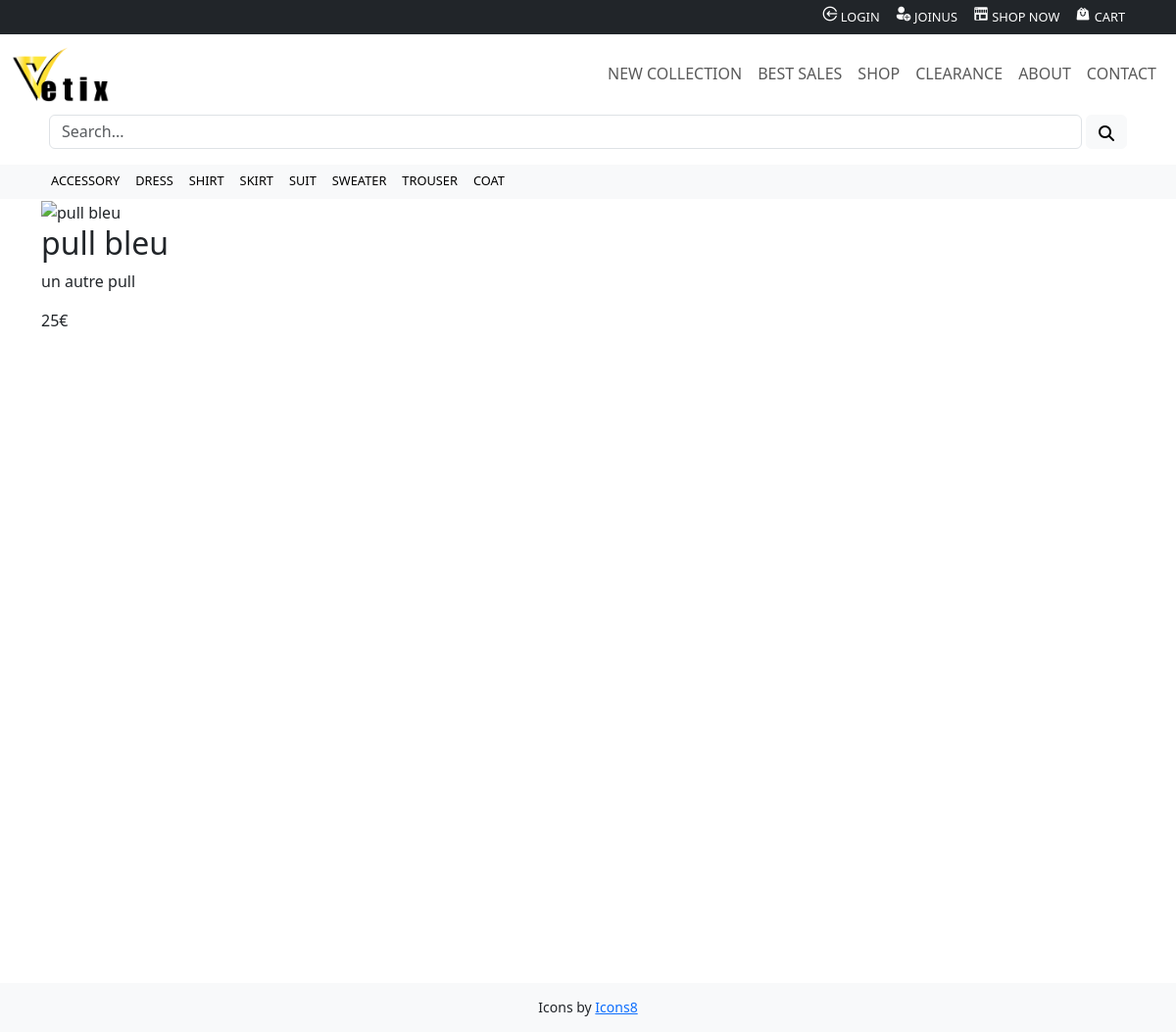
The app's page /product.php?id=3 with its own data.
### tables this page shows
CREATE TABLE `product` (
  `id_product` int(11) NOT NULL,
  `title` varchar(255) NOT NULL,
  `description` text NOT NULL,
  `image` varchar(255) NOT NULL,
  `price` int(11) NOT NULL,
  `sales` tinyint(1) NOT NULL DEFAULT 0
);

### inc/class/Model.php (called while the page is built, shortened)
<?php
abstract class Model
{
    public function __construct()
    {
        $host = 'localhost';
        $dbname = 'boutique';
        $dbUser = 'root';
        $dbPass = '';
        try {
            $this->bdd = new PDO("mysql:host=$host;dbname=$dbname;charset=utf8", $dbUser, $dbPass);
        } catch (PDOException $e) {
            echo "Erreur : " . $e->getMessage();
            die();
        }
    }
}

### inc/class/Product.php (called while the page is built, shortened)
<?php
require_once "Model.php";
class Product extends Model{
    protected $bdd;
    protected $tablename = "product";
    public function getProductInfo($id) {
        $query = $this->bdd->prepare("SELECT * FROM $this->tablename WHERE id_product = :id");
        $query->execute([':id' => $id]);
        $result = $query->fetch(PDO::FETCH_ASSOC);
        return $result;
    }
}
?>

### product.php (the view, shortened to what this page needs)
<!DOCTYPE html>
<html lang="fr">
<head>
    <link rel="stylesheet" href="inc/css/style.css">
    <link rel="stylesheet" href="https://cdn.jsdelivr.net/npm/bootstrap@5.3.0-alpha3/dist/css/bootstrap.min.css">
</head>
<body>
    <div class="wrapper">
        <?php include 'inc/header.php'; ?>
        <main class="container">
            <?php
            $id = $_GET['id'];
            $product_info = $product->getProductInfo($id);
            ?>
            <div class="d-flex-row">
                <div class="col-md-6">
                    <img class="product_img" src="inc/img/<?= $product_info['image'] ?>" alt="<?= $product_info['title'] ?> ">
                </div>
                <div class="col-md-6">
                    <h2><?php echo $product_info['title'] ?></h2>
                    <p><?php echo $product_info['description'] ?></p>
                    <p><?php echo $product_info['price']; ?>€</p>
                </div>
            </div>
        </main>
        <div class="push"></div>
    </div>
    <?php include 'inc/footer.php'; ?>
</body>
</html>

### inc/css/style.css (style rules this page uses)
.wrapper { width: 100%; min-height: 100%; background: transparent; margin-bottom: -50px; }
.footer, .push { height: 50px; }
body { font-family: 'Open Sans', sans-serif; background-color: #fff; }
main { margin-top: 50px; width: 100%; min-height: 100vh; }
.container { width: 80%; margin: 0 auto; padding: 0; }

### records on screen
product: title "pull bleu", description "un autre pull", price "25"
